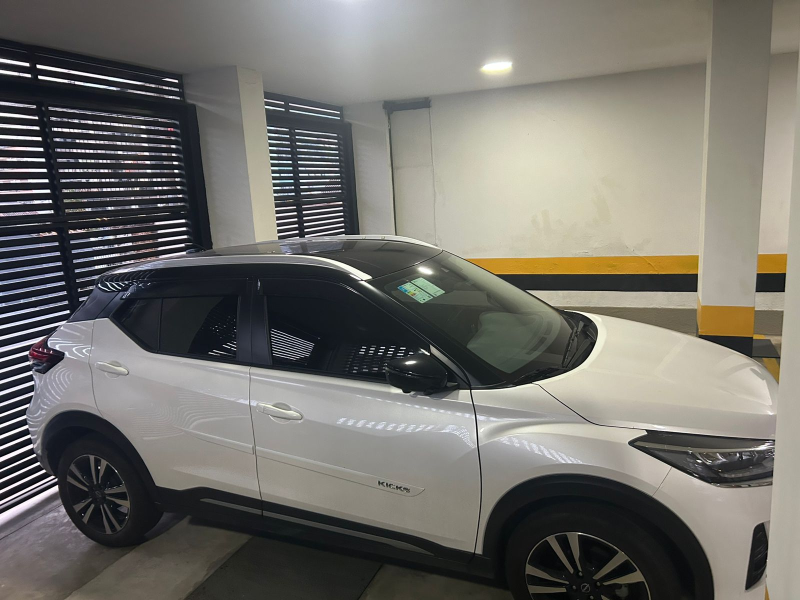
#> input picture Imagens/carro_i_d_01.jpg, 1600 x 1200 px, given in place of FIG034_2.TIF, which was not available (shown at 1/2 size)
$ jupyter execute filtragem_gradiente.ipynb
#> lines starting #> are read from the running program, lines starting #| are printed output that depends on the picture; pictures that were not available may be replaced by others from this repository, and a replacement may not be noted
[cell 1]
# Passo 1: Importar as bibliotecas necessárias
import os
import matplotlib.pyplot as plt
import numpy as np
from skimage import io, color, filters, exposure
from skimage.util import img_as_ubyte, img_as_float

# --- SEÇÃO DE CONFIGURAÇÃO ---
# Lista de imagens que vamos processar.
IMAGENS_PARA_PROCESSAR = [
    ('Imagens_Atividades', 'FIG034_2.TIF'),
    ('Imagens', 'carro_i_n_01.jpg')
]

# Pasta onde salvaremos os resultados
PASTA_SAIDA = 'Imagens_Gradiente'
# --------------------------------

# Passo 2: Preparar a pasta de saída
print(f"Verificando/Criando a pasta de destino: {PASTA_SAIDA}")
os.makedirs(PASTA_SAIDA, exist_ok=True)

# Passo 3: Loop para processar cada imagem da lista
for pasta_entrada, nome_imagem in IMAGENS_PARA_PROCESSAR:
    print(f"\n--- Processando a imagem: {nome_imagem} ---")

    # Monta o caminho completo da imagem de entrada
    caminho_entrada = os.path.join(pasta_entrada, nome_imagem)

    # Carrega a imagem e a converte para float e tons de cinza
    imagem_original = io.imread(caminho_entrada)
#> imagem_original is the input picture: shape (1200, 1600, 3); mean R, G, B 114.7, 112.7, 106.8
    if imagem_original.ndim == 3:
        imagem_cinza_float = img_as_float(color.rgb2gray(imagem_original))
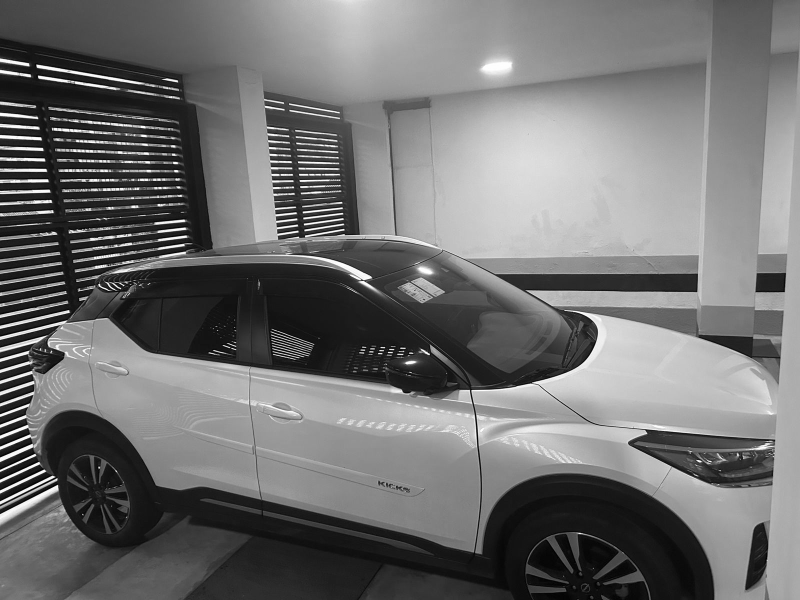
#> imagem_cinza_float: shape (1200, 1600) float64 (shown at 1/2 size); min 0, max 1, mean 0.442
    else:
        imagem_cinza_float = img_as_float(imagem_original)

    # --- APLICAÇÃO DA TÉCNICA ---

    # 1. Aplicar o filtro de Sobel para obter o mapa de gradiente
    mapa_gradiente = filters.sobel(imagem_cinza_float)
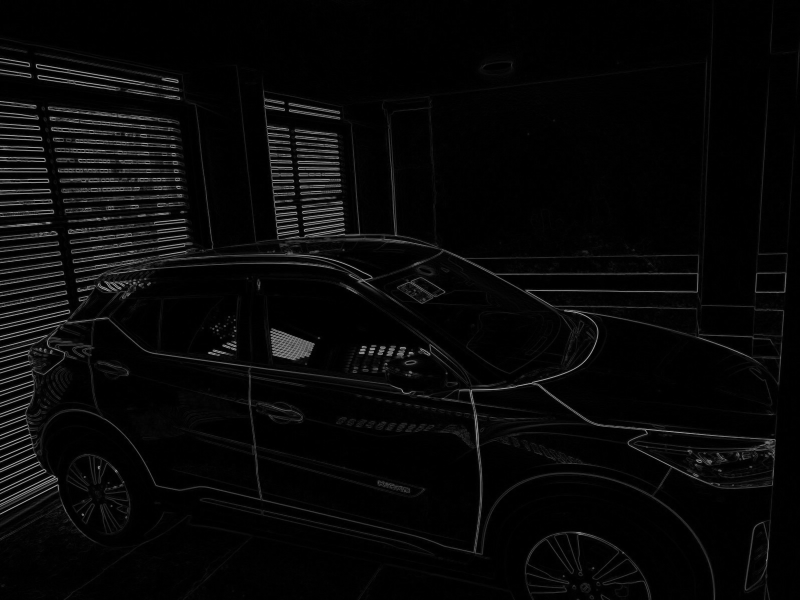
#> mapa_gradiente: shape (1200, 1600) float64 (shown at 1/2 size); min 0, max 0.733, mean 0.0309

    # 2. Realçar a imagem somando o gradiente à original
    imagem_realcada = imagem_cinza_float + mapa_gradiente
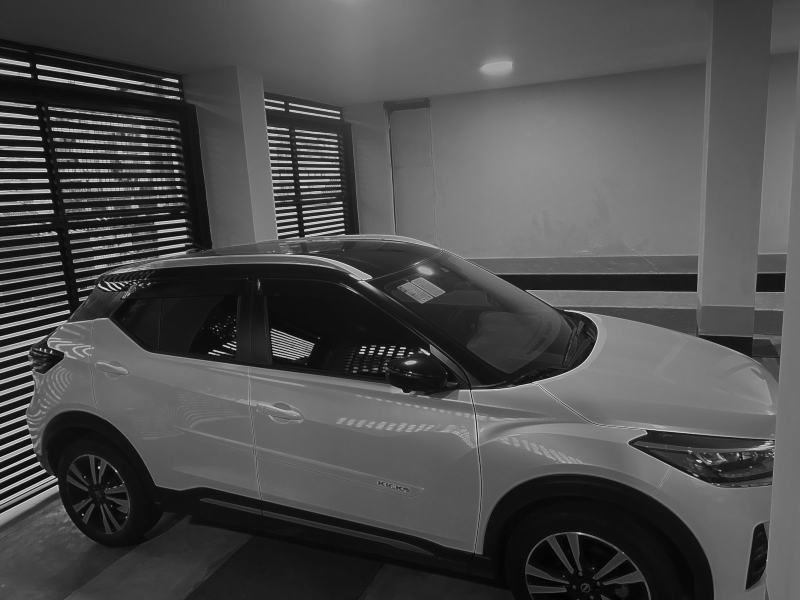
#> imagem_realcada: shape (1200, 1600) float64 (shown at 1/2 size); min 0.0036, max 1.55, mean 0.473; drawn with min black and max white

    # 3. Garantir que os valores dos pixels fiquem na faixa válida [0, 1]
    imagem_realcada = np.clip(imagem_realcada, 0, 1)
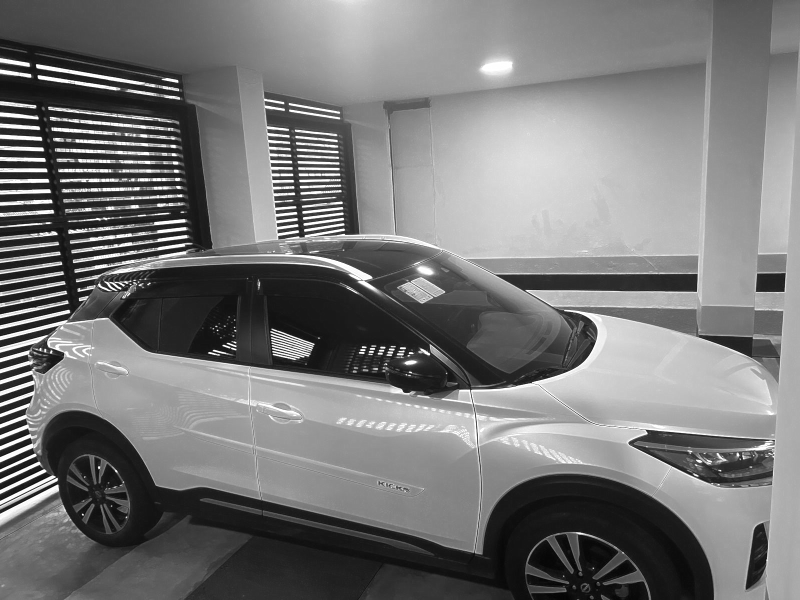
#> imagem_realcada: shape (1200, 1600) float64 (shown at 1/2 size); min 0.0036, max 1, mean 0.469

    # --- SALVANDO AS IMAGENS RESULTANTES ---
    print("Salvando imagens...")
    nome_base = nome_imagem.split('.')[0]

    # O mapa de gradiente precisa ser normalizado para ser salvo como imagem visível
    gradiente_salvavel = img_as_ubyte(exposure.rescale_intensity(mapa_gradiente, out_range=(0, 1)))
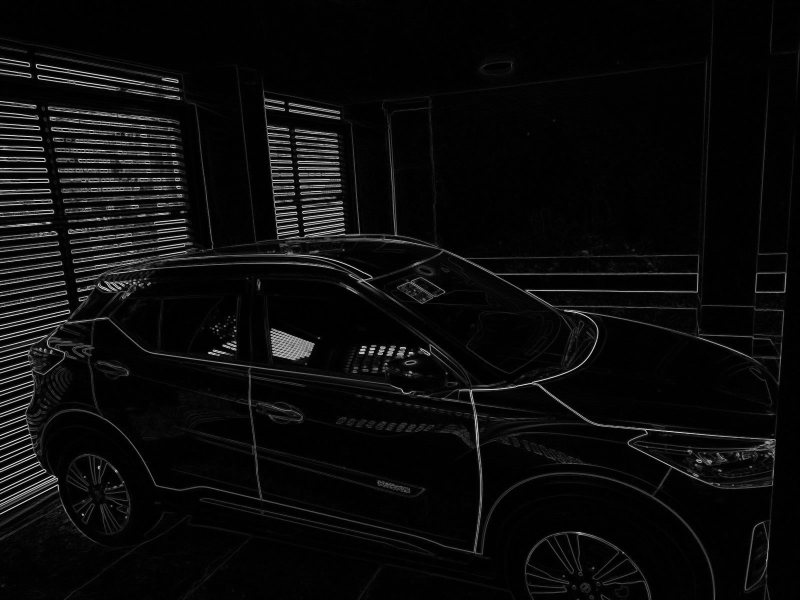
#> gradiente_salvavel: shape (1200, 1600) (shown at 1/2 size); min 0, max 255, mean 10.7
    io.imsave(os.path.join(PASTA_SAIDA, f'{nome_base}_gradiente.jpg'), gradiente_salvavel)

    # Salvando a imagem realçada
    io.imsave(os.path.join(PASTA_SAIDA, f'{nome_base}_realcada.jpg'), img_as_ubyte(imagem_realcada))

    # --- VISUALIZAÇÃO DOS RESULTADOS ---
    print("Exibindo resultados...")
    fig, axes = plt.subplots(1, 3, figsize=(18, 6))

    axes[0].imshow(imagem_cinza_float, cmap='gray')
    axes[0].set_title(f'Original: {nome_imagem}')
    axes[0].axis('off')

    axes[1].imshow(gradiente_salvavel, cmap='gray')
    axes[1].set_title('Mapa de Gradiente (Sobel)')
    axes[1].axis('off')

    axes[2].imshow(imagem_realcada, cmap='gray')
    axes[2].set_title('Imagem com Borda Realçada')
    axes[2].axis('off')

    plt.show()
#> pass 2 of the loop `for pasta_entrada, nome_imagem in IMAGENS_PARA_PROCESSAR:`:
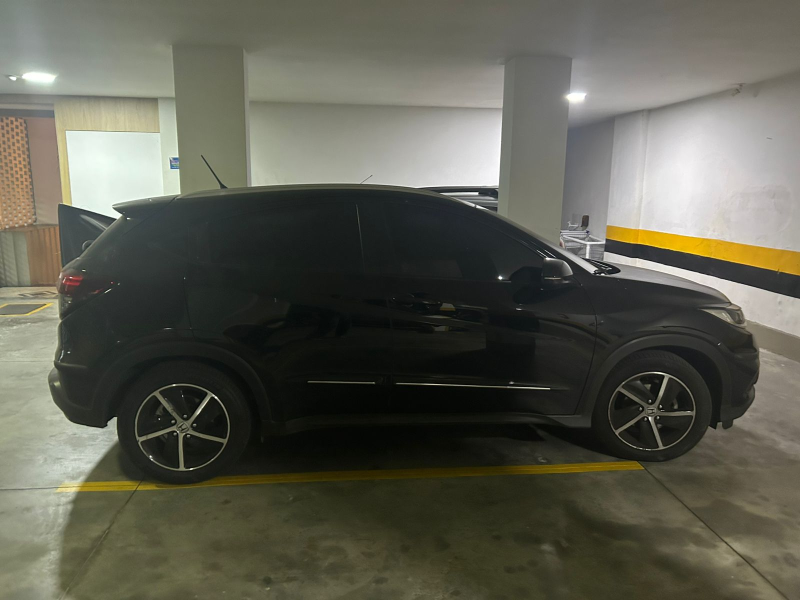
#> input picture Imagens/carro_i_n_01.jpg, 1600 x 1200 px (shown at 1/2 size)
#> imagem_original is the input picture: shape (1200, 1600, 3); mean R, G, B 92.9, 92.8, 80.7
#> `mapa_gradiente = filters.sobel(imagem_cinza_float)`:
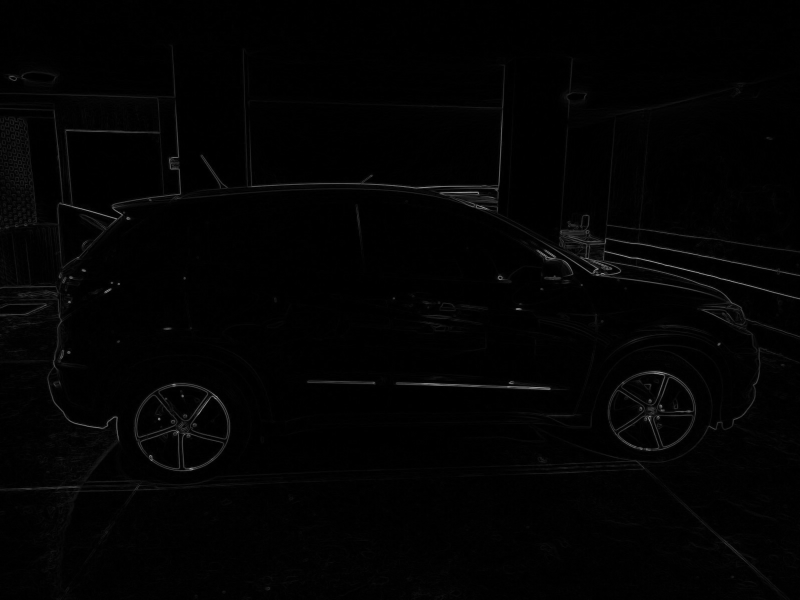
#> mapa_gradiente: shape (1200, 1600) float64 (shown at 1/2 size); min 0, max 0.688, mean 0.0121
#> `imagem_realcada = np.clip(imagem_realcada, 0, 1)`:
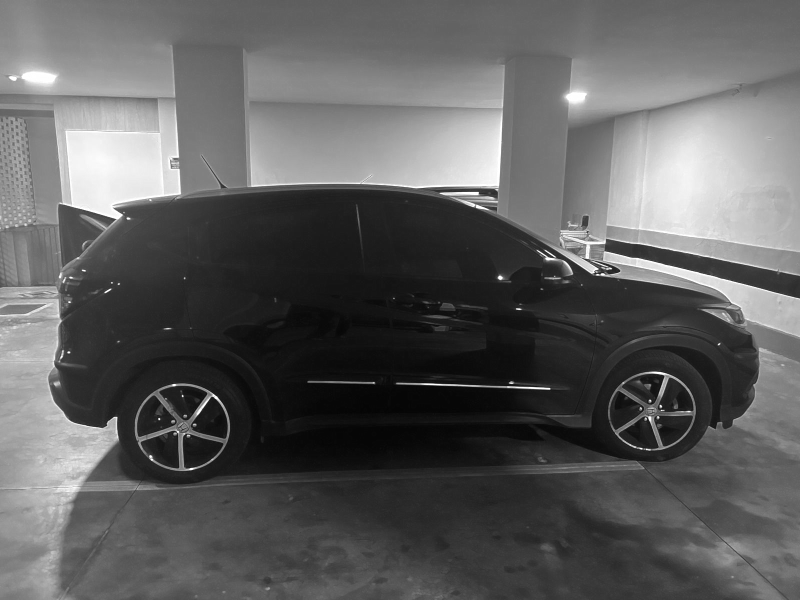
#> imagem_realcada: shape (1200, 1600) float64 (shown at 1/2 size); min 0.00251, max 1, mean 0.372

print("\n\nProcesso finalizado!")
